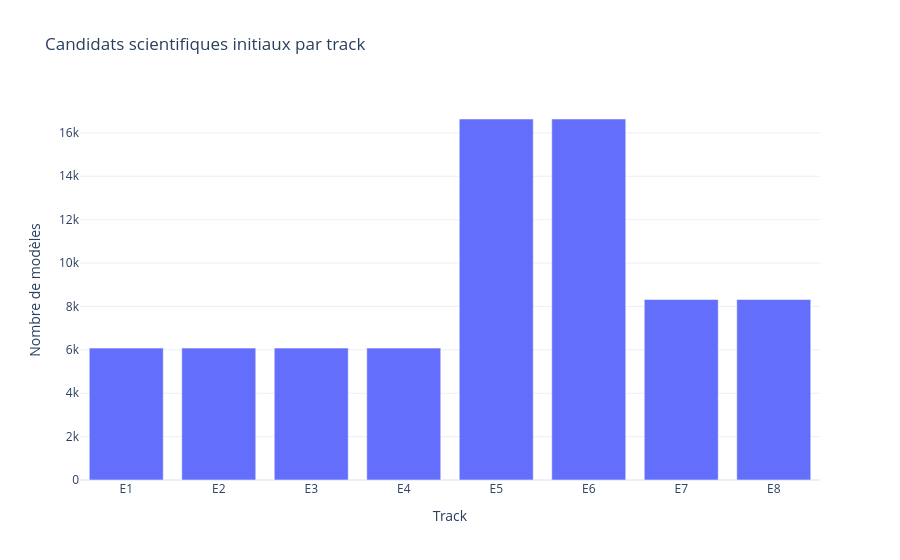

The notebook cell saved with this chart:
### Markdown cell above
## 4 — Catalogue scientifique et exécutions

`model_id` identifie les paramètres scientifiques d’un modèle. Les graines
sont enregistrées dans `candidate_runs`, mais ne créent pas de nouveaux modèles.
`fit_id` et `projection_id` sont des identifiants techniques permettant de
réutiliser les calculs coûteux.

### Code cell
execution_configurations = (
    build_internal_calibration_candidate_runs(
        pca_selected,
        track_contracts,
        matrix_methods=(
            expcfg.INTERNAL_CALIBRATION_MATRIX_METHODS
        ),
        m_values=expcfg.INTERNAL_CALIBRATION_M_VALUES,
        pixel_strategies=(
            expcfg.INTERNAL_CALIBRATION_PIXEL_STRATEGIES
        ),
        n_components_values=(
            expcfg.INTERNAL_CALIBRATION_N_COMPONENTS_VALUES
        ),
        rule_variants=(
            expcfg.INTERNAL_CALIBRATION_RULE_VARIANTS
        ),
        alpha_values=(
            expcfg.INTERNAL_CALIBRATION_ALPHA_VALUES
        ),
        sg_windows=(
            expcfg.INTERNAL_CALIBRATION_SG_WINDOWS
        ),
        sg_polyorders=(
            expcfg.INTERNAL_CALIBRATION_SG_POLYORDERS
        ),
        dilation_radii=(
            expcfg.INTERNAL_CALIBRATION_DILATION_RADII
        ),
        random_seeds=(
            expcfg.INTERNAL_CALIBRATION_RANDOM_SEEDS
        ),
    )
)

model_catalog = (
    execution_configurations[
        list(expcfg.INTERNAL_CALIBRATION_MODEL_CATALOG_COLUMNS)
    ]
    .drop_duplicates("model_id")
    .reset_index(drop=True)
)

candidate_runs = (
    execution_configurations[
        list(expcfg.INTERNAL_CALIBRATION_CANDIDATE_RUN_COLUMNS)
    ]
    .drop_duplicates(["model_id", "random_state"])
    .reset_index(drop=True)
)

if candidate_runs.duplicated(
    ["model_id", "random_state"]
).any():
    raise RuntimeError(
        "(model_id, random_state) is not unique."
    )

model_parameter_identity = (
    model_catalog.groupby("model_id", dropna=False)[
        list(expcfg.SIMCA_MODEL_PARAMETER_COLUMNS)
    ]
    .nunique(dropna=False)
    .max(axis=1)
)
if model_parameter_identity.gt(1).any():
    raise RuntimeError(
        "A model_id maps to multiple parameter sets."
    )

track_coverage = (
    model_catalog.groupby(
        ["track_id", "evaluation_track"],
        as_index=False,
    )
    .agg(n_models=("model_id", "nunique"))
)

if set(track_coverage["track_id"]) != expected_track_ids:
    raise RuntimeError(
        "At least one track has no initial candidate."
    )

save_parquet(
    model_catalog,
    output_paths["model_catalog"],
)
save_parquet(
    candidate_runs,
    output_paths["candidate_runs"],
)

configuration_hash = sha256_dataframe(
    execution_configurations
)

fig = px.bar(
    track_coverage,
    x="track_id",
    y="n_models",
    hover_data=["evaluation_track"],
    title="Candidats scientifiques initiaux par track",
    labels={
        "track_id": "Track",
        "n_models": "Nombre de modèles",
    },
)
fig.update_layout(
    template="plotly_white",
    showlegend=False,
)
fig.show()

### Figure 1 — Plotly figure (JSON) as saved in the notebook; plotly's stock layout.template omitted (floating-point values rounded to 4 significant figures)
{"data": [{"customdata": [["object_train__object_projection__2way"], ["object_train__object_projection__3way"], ["object_train__pixel_projection__2way"], ["object_train__pixel_projection__3way"], ["pixel_train__object_projection__2way"], ["pixel_train__object_projection__3way"], ["pixel_train__pixel_projection__2way"], ["pixel_train__pixel_projection__3way"]], "hovertemplate": "Track=%{x}<br>Nombre de modèles=%{y}<br>evaluation_track=%{customdata[0]}<extra></extra>", "legendgroup": "", "marker": {"color": "#636efa", "pattern": {"shape": ""}}, "name": "", "orientation": "v", "showlegend": false, "textposition": "auto", "type": "bar", "x": ["E1", "E2", "E3", "E4", "E5", "E6", "E7", "E8"], "xaxis": "x", "y": [6080, 6080, 6080, 6080, 16640, 16640, 8320, 8320], "yaxis": "y"}], "layout": {"barmode": "relative", "legend": {"tracegroupgap": 0}, "showlegend": false, "title": {"text": "Candidats scientifiques initiaux par track"}, "xaxis": {"anchor": "y", "domain": [0, 1], "title": {"text": "Track"}}, "yaxis": {"anchor": "x", "domain": [0, 1], "title": {"text": "Nombre de modèles"}}}}
